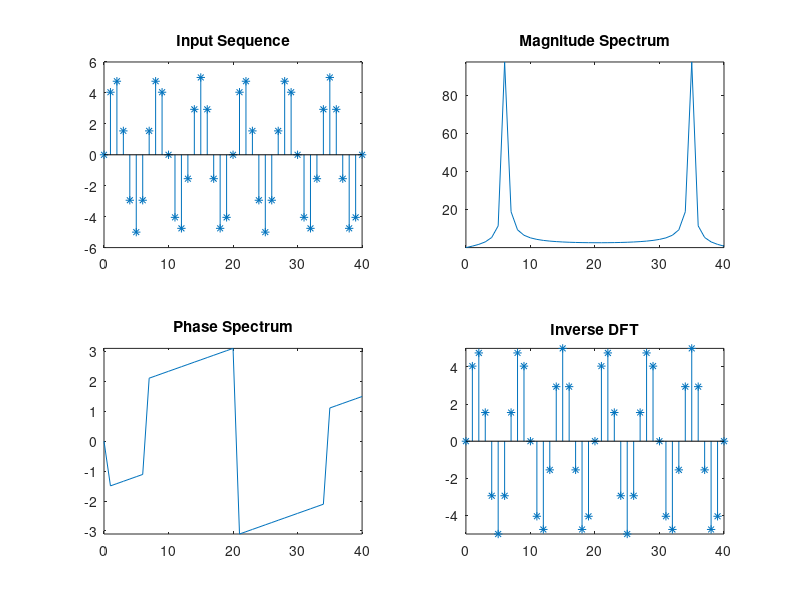

Write the MATLAB code that produced this figure.
clc;
clear all;
close all;

#-----------Taking Input And stem it

fs = 40;
n = 0: 1/fs:1;
xinput = 5*sin(2*pi*6*n);
xlen = length(xinput);
n = 0:xlen-1;
subplot(2,2,1);
stem(n,xinput,'*');
title('Input Sequence');

#--------------DFT

point = xlen; # How many point DFT

if(point < xlen)
  error(" Can't perform DFT");
endif

xinput = [xinput, zeros(1,point-xlen)];

for k = 0:point-1
   xD(k+1) = 0; # Since index starts from 1 so it is k+1
   for n = 0:point-1
     xD(k+1) = xD(k+1) + xinput(n+1)*exp(-i*2*pi*k*n/point);
   endfor
endfor

#----------------Ploting magnitude

n = 0:point-1;
subplot(2,2,2);
plot(n, abs(xD));
axis tight;
title('Magnitude Spectrum');

#---------------Ploting phase

n = 0:point-1;
subplot(2,2,3);
plot(n, angle(xD));
axis tight;
title('Phase Spectrum');

#--------------Inverse DFT

for k = 0:point-1
   xID(k+1) = 0; # Since index starts from 1 so it is k+1
   for n = 0:point-1
     xID(k+1) = xID(k+1) + xD(n+1)*exp(i*2*pi*k*n/point);
   endfor
   xID(k+1) = xID(k+1)/point;
endfor

#------------- ploting Inverse DFT

n = 0:point-1;
subplot(2,2,4);
stem(n,xID,'*');
axis tight;
title('Inverse DFT');


